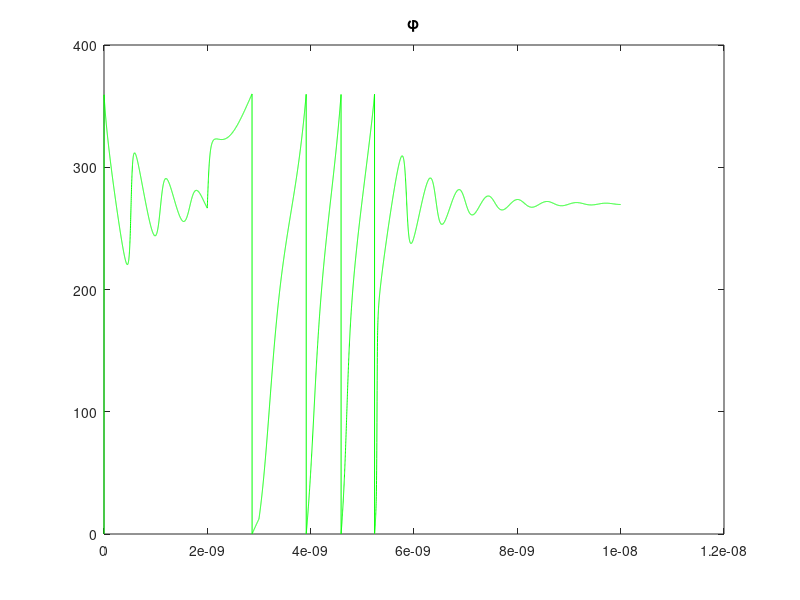
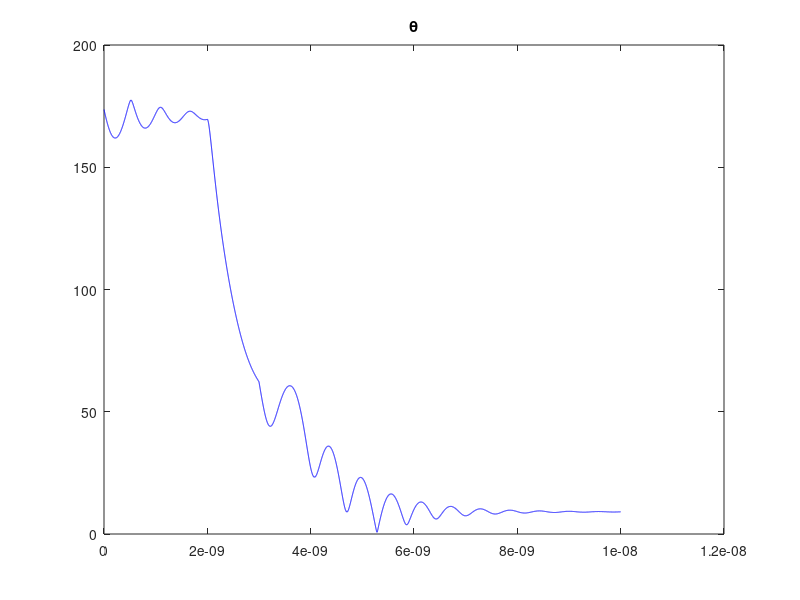
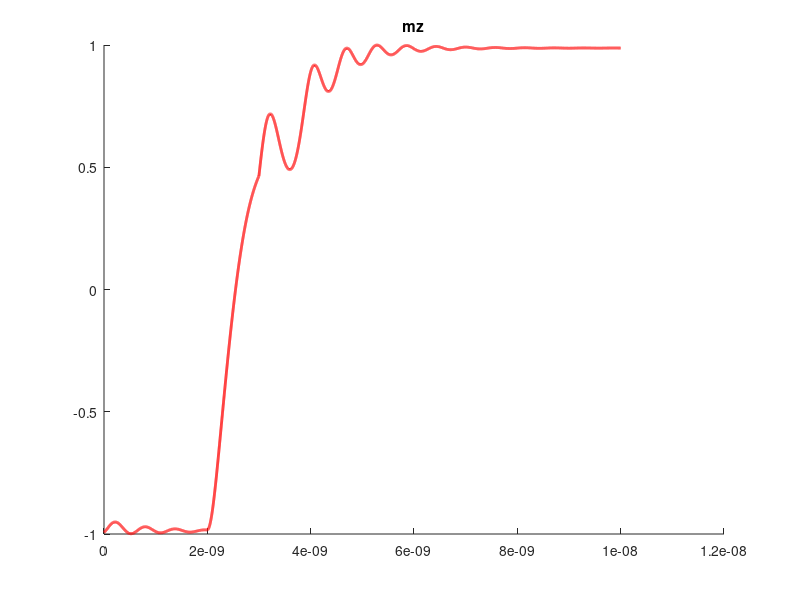
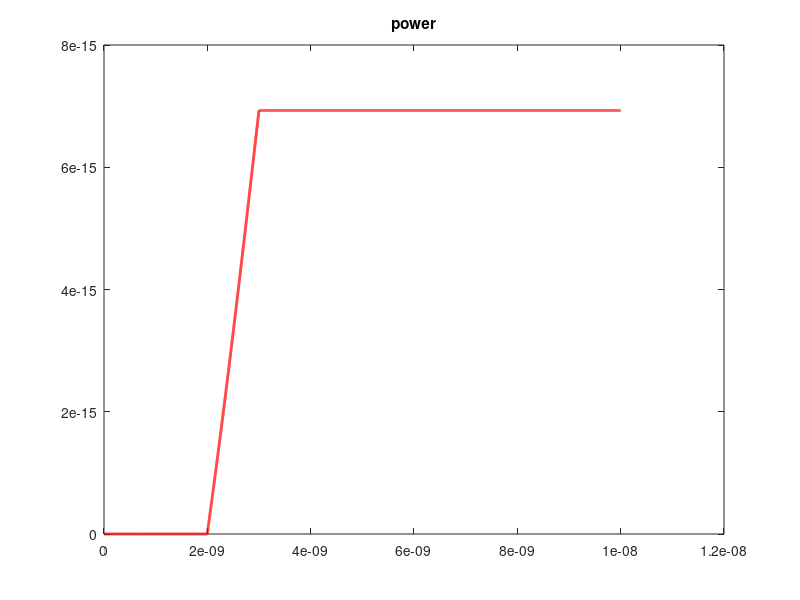

These charts were generated, in order, by the following MATLAB code:

clc;
clear ;
sim_mid1 = 2000;   %Voltage start
sim_mid2 = 3000;   %Voltage stop, SHE start
sim_mid3 = 4000;   %SHE stop
sim_end = 10000;    %Simulation time
t_step = 1e-12;    %Simulation step
t_sim = 0:t_step:t_step*sim_end;

%------------------------Constants----------------------------%
uB = 9.274e-24;             %Bohr mageton in J/T
h_bar = 1.054e-34;          %Reduced Planck constant in Js
u0 = pi*4e-7;               %Vacuum permeability in H/m
e = 1.6e-19;                %Elementary charge in C
kb = 1.38e-23;              %Boltzman constant in J/K
gamma = 2*u0*uB/h_bar;      %Gyromagnetic ratio in m/As

%------------------------MTJ Parameters----------------------------%
a = 80e-9;                      %Width of the MTJ in m
b = 80e-9;                      %Length of the MTJ in m
tf = 1.1e-9;                    %Thickness of the freelayer in m                           
tox = 1.5e-9;                     %Thickness of the MgO barrier in m
P = 0.6;                        %Spin polarization of the tunnel current
alpha = 0.1;                   %Gilbert damping damping factor
T = 300;                        %Temperature in K
Ki = 1.0056364e-3;              %The anisotropy energy in J/m2
Ms = 1.2e6;                     %Saturation magnetization in A/m
ksi = 75e-15;                   %VCMA coefficient in J/vm
gammap = gamma/(1+alpha*alpha); %Reduced gyromagnetic ratio
v = tf*pi*b*a/4;                %Volume of free layer of the elliptical MTJ
delta = 40;                     %Thermal stability factor at V=0
TMR = 1;                        %TMR ratio at V=0,100%  
Rp = 5e4;                       %Magenetoresistance at parallel state, 100kOhm
A = (a^2)*pi/4;                 %MTJ area
eta = 0.3;                      %Spin hall angle
w = 100e-9;                    
l = 100e-9;
d = 3e-9;                      %Width,length and thichness of beta-W strip (heavy metal layer)
A2 = d*w;                     %Cross-sectional area of heavy metal layer 
rho = 200e-8;                   %Resistivity of beta-W
R2 = rho*l/(w*d);            %Resistance of beta-W
I_SHE = 60e-6;

%External filed;
Hx = 0;        
Hy = -8000;                     % An assisted field in y axis will speed up the switching, 100Oe
Hz = 0;   

%STT factor;
F = (gamma*h_bar)/(2*u0*e*tf*Ms);     

%Demagnetization filed;
Nx = 0.010613177892974;
Ny = 0.010613177892974;
Nz = 0.978773644214052;

%------------------------Initialization----------------------------%
phi = zeros(1,sim_end+1);
theta = zeros(1,sim_end+1);
power = zeros(1,sim_end+1);
phi(1) = 0;                              %initial azimuthal angle
theta(1) = pi-sqrt(1/(2*delta));         %initial polar angle
power(1) = 0;

for loop = 1:sim_mid1                               %Initial stage
    V = 0;                                          
    J_SHE = 0;
    Hk = (2*Ki)/(tf*Ms*u0)-(2*ksi*V)/(u0*Ms*tox*tf);  %The effective anisotropy field with VCMA effect  
    Ax = Hx-Nx*Ms*sin(theta(loop))*cos(phi(loop));        %x axis component of the effective magneitc field
    Ay = Hy-Ny*Ms*sin(theta(loop))*sin(phi(loop));        %y axis component of the effective magneitc field
    Az = Hz-Nz*Ms*cos(theta(loop))+Hk*cos(theta(loop));   %z axis component of the effective magneitc field
    dphi = gammap*(Ax*(-cos(theta(loop))*cos(phi(loop))-alpha*sin(phi(loop)))+Ay*(-cos(theta(loop))*sin(phi(loop))+alpha*cos(phi(loop)))+Az*sin(theta(loop)))/(sin(theta(loop)))+J_SHE*F*eta*(sin(phi(loop))-alpha*cos(phi(loop))*cos(theta(loop)))/(sin(theta(loop))*(1+alpha*alpha));           
    dtheta = gammap*(Ax*(alpha*cos(theta(loop))*cos(phi(loop))-sin(phi(loop)))+Ay*(alpha*cos(theta(loop))*sin(phi(loop))+cos(phi(loop)))-Az*alpha*sin(theta(loop)))-J_SHE*F*eta*(cos(phi(loop))*cos(theta(loop))+alpha*sin(phi(loop)))/(1+alpha*alpha);          
    R1 = Rp*(1+(V/0.5)^2+TMR)/(1+(V/0.5)^2+TMR*(1+cos(theta(loop)))/2);     %MTJ Resistance 
    dpower = V^2/R1+R2*(abs(J_SHE*A2))^2;                                  %Power consumption calculation
    phi(loop+1) = phi(loop)+t_step*dphi;                                    %Adopt the rectangular integral 
    theta(loop+1) = theta(loop)+t_step*dtheta;
    power(loop+1) = power(loop)+t_step*dpower;
end

for loop = sim_mid1:sim_mid2                        %VCMA and SHE
    V = 0.5;                                         %Applied votage for VCMA effect;
    J_SHE = -2.2e11;                                    %Applied current density for SHE
    Hk = (2*Ki)/(tf*Ms*u0)-(2*ksi*V)/(u0*Ms*tox*tf);  %The effective anisotropy field with VCMA effect  
    Ax = Hx-Nx*Ms*sin(theta(loop))*cos(phi(loop));        %x axis component of the effective magneitc field
    Ay = Hy-Ny*Ms*sin(theta(loop))*sin(phi(loop));        %y axis component of the effective magneitc field
    Az = Hz-Nz*Ms*cos(theta(loop))+Hk*cos(theta(loop));   %z axis component of the effective magneitc field
    dphi = gammap*(Ax*(-cos(theta(loop))*cos(phi(loop))-alpha*sin(phi(loop)))+Ay*(-cos(theta(loop))*sin(phi(loop))+alpha*cos(phi(loop)))+Az*sin(theta(loop)))/(sin(theta(loop)))+J_SHE*F*eta*(sin(phi(loop))-alpha*cos(phi(loop))*cos(theta(loop)))/(sin(theta(loop))*(1+alpha*alpha));           
    dtheta = gammap*(Ax*(alpha*cos(theta(loop))*cos(phi(loop))-sin(phi(loop)))+Ay*(alpha*cos(theta(loop))*sin(phi(loop))+cos(phi(loop)))-Az*alpha*sin(theta(loop)))-J_SHE*F*eta*(cos(phi(loop))*cos(theta(loop))+alpha*sin(phi(loop)))/(1+alpha*alpha);          
    R1 = Rp*(1+(V/0.5)^2+TMR)/(1+(V/0.5)^2+TMR*(1+cos(theta(loop)))/2);     %MTJ Resistance 
    dpower = V^2/R1+R2*(abs(J_SHE*A2))^2;                                  %Power consumption calculation
    phi(loop+1) = phi(loop)+t_step*dphi;                                    %Adopt the rectangular integral 
    theta(loop+1) = theta(loop)+t_step*dtheta;
    power(loop+1) = power(loop)+t_step*dpower;
end

for loop = sim_mid2:sim_mid3                        %SHE
    V = 0;                                          
    J_SHE = 0;
    Hk = (2*Ki)/(tf*Ms*u0)-(2*ksi*V)/(u0*Ms*tox*tf);  %The effective anisotropy field with VCMA effect  
    Ax = Hx-Nx*Ms*sin(theta(loop))*cos(phi(loop));        %x axis component of the effective magneitc field
    Ay = Hy-Ny*Ms*sin(theta(loop))*sin(phi(loop));        %y axis component of the effective magneitc field
    Az = Hz-Nz*Ms*cos(theta(loop))+Hk*cos(theta(loop));   %z axis component of the effective magneitc field
    dphi = gammap*(Ax*(-cos(theta(loop))*cos(phi(loop))-alpha*sin(phi(loop)))+Ay*(-cos(theta(loop))*sin(phi(loop))+alpha*cos(phi(loop)))+Az*sin(theta(loop)))/(sin(theta(loop)))+J_SHE*F*eta*(sin(phi(loop))-alpha*cos(phi(loop))*cos(theta(loop)))/(sin(theta(loop))*(1+alpha*alpha));           
    dtheta = gammap*(Ax*(alpha*cos(theta(loop))*cos(phi(loop))-sin(phi(loop)))+Ay*(alpha*cos(theta(loop))*sin(phi(loop))+cos(phi(loop)))-Az*alpha*sin(theta(loop)))-J_SHE*F*eta*(cos(phi(loop))*cos(theta(loop))+alpha*sin(phi(loop)))/(1+alpha*alpha);          
    R1 = Rp*(1+(V/0.5)^2+TMR)/(1+(V/0.5)^2+TMR*(1+cos(theta(loop)))/2);     %MTJ Resistance 
    dpower = V^2/R1+R2*(abs(J_SHE*A2))^2;                                  %Power consumption calculation
    phi(loop+1) = phi(loop)+t_step*dphi;                                    %Adopt the rectangular integral 
    theta(loop+1) = theta(loop)+t_step*dtheta;
    power(loop+1) = power(loop)+t_step*dpower;
end

for loop = sim_mid3:sim_end                        %Stabilization stage
    V = 0;                                         
    J_SHE = 0;
    Hk = (2*Ki)/(tf*Ms*u0)-(2*ksi*V)/(u0*Ms*tox*tf);  %The effective anisotropy field with VCMA effect  
    Ax = Hx-Nx*Ms*sin(theta(loop))*cos(phi(loop));        %x axis component of the effective magneitc field
    Ay = Hy-Ny*Ms*sin(theta(loop))*sin(phi(loop));        %y axis component of the effective magneitc field
    Az = Hz-Nz*Ms*cos(theta(loop))+Hk*cos(theta(loop));   %z axis component of the effective magneitc field
    dphi = gammap*(Ax*(-cos(theta(loop))*cos(phi(loop))-alpha*sin(phi(loop)))+Ay*(-cos(theta(loop))*sin(phi(loop))+alpha*cos(phi(loop)))+Az*sin(theta(loop)))/(sin(theta(loop)))+J_SHE*F*eta*(sin(phi(loop))-alpha*cos(phi(loop))*cos(theta(loop)))/(sin(theta(loop))*(1+alpha*alpha));           
    dtheta = gammap*(Ax*(alpha*cos(theta(loop))*cos(phi(loop))-sin(phi(loop)))+Ay*(alpha*cos(theta(loop))*sin(phi(loop))+cos(phi(loop)))-Az*alpha*sin(theta(loop)))-J_SHE*F*eta*(cos(phi(loop))*cos(theta(loop))+alpha*sin(phi(loop)))/(1+alpha*alpha);          
    R1 = Rp*(1+(V/0.5)^2+TMR)/(1+(V/0.5)^2+TMR*(1+cos(theta(loop)))/2);     %MTJ Resistance 
    dpower = V^2/R1+R2*(abs(J_SHE*A2))^2;                                  %Power consumption calculation
    phi(loop+1) = phi(loop)+t_step*dphi;                                    %Adopt the rectangular integral 
    theta(loop+1) = theta(loop)+t_step*dtheta;
    power(loop+1) = power(loop)+t_step*dpower;
end
phi_angle = mod(phi,2*pi)*180/pi;               
theta_angle = mod(theta,2*pi)*180/pi;

mx = sin(theta).*cos(phi);              %X axis component of magnetization vector m of free layer
my = sin(theta).*sin(phi);              %Y axis component of magnetization vector m of free layer
mz = cos(theta);                        %Z axis component of magnetization vector m of free layer

figure(1)
plot(t_sim,phi_angle,'g');
title('\phi');

figure(2)
plot(t_sim,theta_angle,'b');
title('\theta');

figure(3)
%{
plot(t_sim,mx,'k','linewidth',1.0);
title('mx');
hold on;
plot(t_sim,my,'b','linewidth',1.0);
title('my');
%}
hold on;
plot(t_sim,mz,'r','linewidth',2.0);
title('mz');
hold on;

figure(4)
plot(t_sim,power,'r','linewidth',2.0);
title('power');
hold on;

figure(5)
plot3(my,mx,mz,'r','linewidth',2.0);
grid on; 
axis([-1 1 -1 1 -1 1]);

